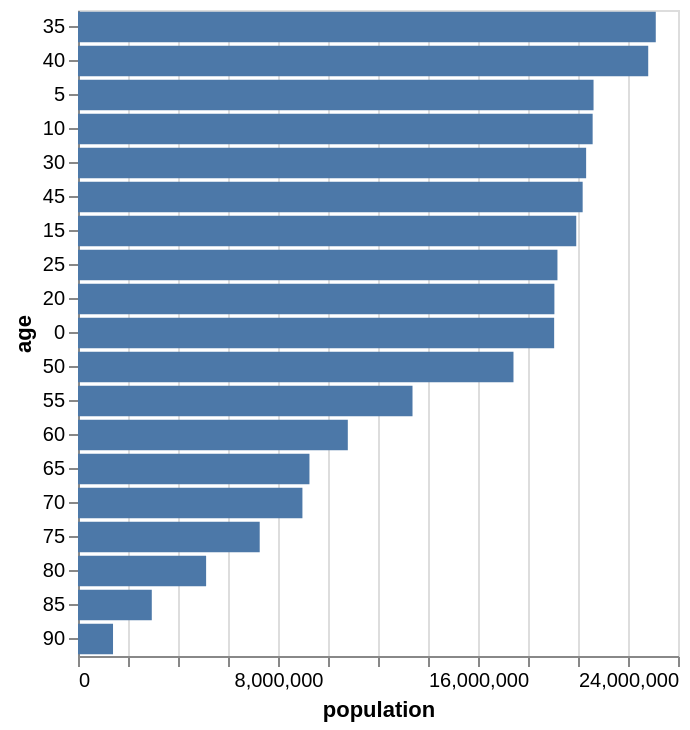

Describe this chart as a Vega-Lite specification.
### Vega-Lite specification from a JSON file in a GitHub repository (floating-point values rounded to 4 significant figures; data arrays with more than 128 entries replaced by an {"elided": "..."} marker saying what was removed)
{"$schema": "https://vega.github.io/schema/vega-lite/v4.json", "description": "A bar chart that sorts the y-values by the x-values.", "data": {"values": {"elided": "570 records"}}, "transform": [{"filter": "datum.year == 2000"}], "height": {"step": 17}, "mark": "bar", "encoding": {"y": {"field": "age", "type": "ordinal", "sort": "-x"}, "x": {"aggregate": "sum", "field": "people", "title": "population"}}}
